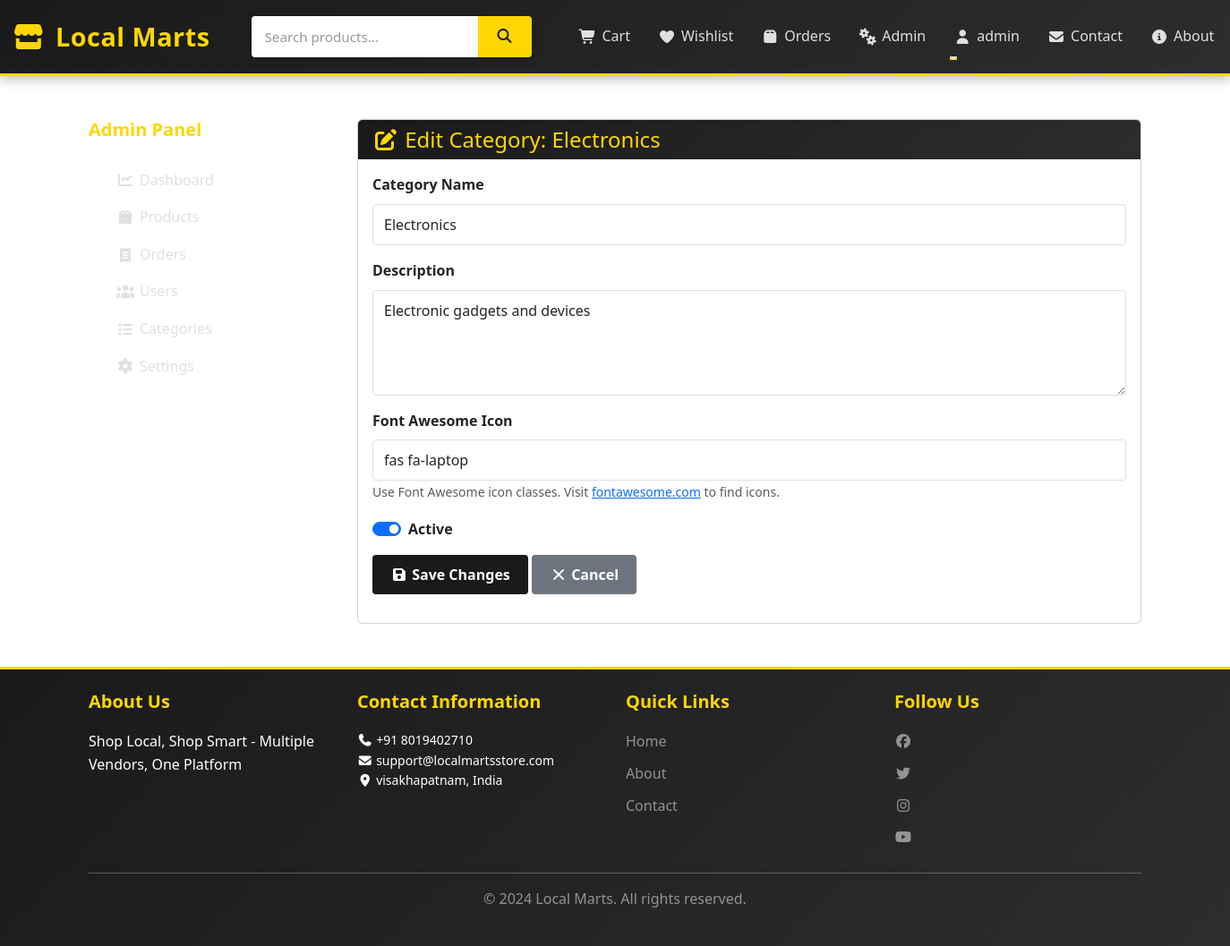
The page /admin/category/1/edit (signed in) on the database its author committed.
### app/models.py (models this page shows, shortened)
class User(UserMixin, db.Model):
    id = db.Column(db.Integer, primary_key=True)
    username = db.Column(db.String(80), unique=True, nullable=False)
    email = db.Column(db.String(120), unique=True, nullable=False)
    password_hash = db.Column(db.String(200), nullable=False)
    phone = db.Column(db.String(20))
    address = db.Column(db.Text)
    city = db.Column(db.String(50))
    country = db.Column(db.String(50))
    postal_code = db.Column(db.String(10))
    user_type = db.Column(db.String(20), default='buyer')  # buyer or seller
    is_admin = db.Column(db.Boolean, default=False)
    created_at = db.Column(db.DateTime, default=datetime.utcnow)
    orders = db.relationship('Order', backref='user', lazy=True, cascade='all, delete-orphan')
    cart_items = db.relationship('CartItem', backref='user', lazy=True, cascade='all, delete-orphan')
    wishlist_items = db.relationship('Wishlist', backref='user', lazy=True, cascade='all, delete-orphan')
    reviews = db.relationship('Review', backref='user', lazy=True, cascade='all, delete-orphan')

class Category(db.Model):
    id = db.Column(db.Integer, primary_key=True)
    name = db.Column(db.String(100), nullable=False, unique=True)
    description = db.Column(db.Text)
    icon = db.Column(db.String(100))
    display_order = db.Column(db.Integer, default=0)
    is_active = db.Column(db.Boolean, default=True)
    created_at = db.Column(db.DateTime, default=datetime.utcnow)

class Settings(db.Model):
    id = db.Column(db.Integer, primary_key=True)
    site_name = db.Column(db.String(200), default='Local Marts')
    tagline = db.Column(db.String(300), default='Shop Local, Shop Smart')
    contact_email = db.Column(db.String(120))
    contact_phone = db.Column(db.String(20))
    contact_address = db.Column(db.Text)
    contact_city = db.Column(db.String(100))
    contact_country = db.Column(db.String(100))
    contact_postal_code = db.Column(db.String(20))
    whatsapp_number = db.Column(db.String(20))
    map_url = db.Column(db.String(500))
    about_us = db.Column(db.Text)
    privacy_policy = db.Column(db.Text)
    terms_conditions = db.Column(db.Text)
    return_policy = db.Column(db.Text)
    shipping_policy = db.Column(db.Text)
    facebook_url = db.Column(db.String(300))
    instagram_url = db.Column(db.String(300))
    twitter_url = db.Column(db.String(300))
    linkedin_url = db.Column(db.String(300))
    youtube_url = db.Column(db.String(300))
    updated_at = db.Column(db.DateTime, default=datetime.utcnow, onupdate=datetime.utcnow)

### app/run.py (the view, shortened to what this page needs)
@app.route('/admin/category/<int:category_id>/edit', methods=['GET', 'POST'])
@admin_required
def edit_category(category_id):
    category = Category.query.get_or_404(category_id)
    return render_template('admin/edit_category.html', category=category)

### app/templates/admin/edit_category.html (shortened to what this page needs)
{% extends "base.html" %}
{% block content %}
<div class="container mt-5">
    <div class="row">
        <div class="col-md-3">
            <div class="admin-sidebar">
                <h5 class="mb-4" style="color: #FFD700; font-weight: 700;">Admin Panel</h5>
                <nav class="nav flex-column">
                    <a class="nav-link" href="{{ url_for('admin_dashboard') }}">
                        <i class="fas fa-chart-line"></i> Dashboard
                    </a>
                    <a class="nav-link" href="{{ url_for('admin_products') }}">
                        <i class="fas fa-box"></i> Products
                    </a>
                    <a class="nav-link" href="{{ url_for('admin_orders') }}">
                        <i class="fas fa-receipt"></i> Orders
                    </a>
                    <a class="nav-link" href="{{ url_for('admin_users') }}">
                        <i class="fas fa-users"></i> Users
                    </a>
                    <a class="nav-link active" href="{{ url_for('admin_categories') }}">
                        <i class="fas fa-list"></i> Categories
                    </a>
                    <a class="nav-link" href="{{ url_for('admin_settings') }}">
                        <i class="fas fa-cog"></i> Settings
                    </a>
                </nav>
            </div>
        </div>
        <div class="col-md-9">
            <div class="card">
                <div class="card-header" style="background: linear-gradient(135deg, #1a1a1a 0%, #2d2d2d 100%); color: #FFD700; border: none;">
                    <h4 class="mb-0"><i class="fas fa-edit"></i> Edit Category: {{ category.name }}</h4>
                </div>
                <div class="card-body">
                    <form method="POST">
                        <div class="mb-3">
                            <label class="form-label"><strong>Category Name</strong></label>
                            <input type="text" class="form-control" name="name" value="{{ category.name }}" required>
                        </div>
                        <div class="mb-3">
                            <label class="form-label"><strong>Description</strong></label>
                            <textarea class="form-control" name="description" rows="4">{{ category.description or '' }}</textarea>
                        </div>
                        <div class="mb-3">
                            <label class="form-label"><strong>Font Awesome Icon</strong></label>
                            <input type="text" class="form-control" name="icon" value="{{ category.icon or '' }}" placeholder="e.g., fas fa-star">
                            <small class="text-muted">Use Font Awesome icon classes. Visit <a href="https://fontawesome.com/icons" target="_blank">fontawesome.com</a> to find icons.</small>
                        </div>
                        <div class="mb-3">
                            <div class="form-check form-switch">
                                <input class="form-check-input" type="checkbox" id="is_active" name="is_active" {% if category.is_active %}checked{% endif %}>
                                <label class="form-check-label" for="is_active">
                                    <strong>Active</strong>
                                </label>
                            </div>
                        </div>
                        <div class="mb-3">
                            <button type="submit" class="btn btn-primary">
                                <i class="fas fa-save"></i> Save Changes
                            </button>
                            <a href="{{ url_for('admin_categories') }}" class="btn btn-secondary">
                                <i class="fas fa-times"></i> Cancel
                            </a>
                        </div>
                    </form>
                </div>
            </div>
        </div>
    </div>
</div>
{% endblock %}

### app/templates/base.html (shortened to what this page needs)
<!DOCTYPE html>
<html lang="en">
<head>
    <link href="https://cdn.jsdelivr.net/npm/bootstrap@5.3.0/dist/css/bootstrap.min.css" rel="stylesheet">
    <link rel="stylesheet" href="https://cdnjs.cloudflare.com/ajax/libs/font-awesome/7.0.1/css/all.min.css">
    <link rel="stylesheet" href="{{ url_for('static', filename='css/style.css') }}">
</head>
<body>
    <nav class="navbar navbar-expand-lg navbar-dark bg-dark sticky-top navbar-custom">
        <div class="container-fluid">
            <a class="navbar-brand" href="{{ url_for('index') }}">
                <i class="fas fa-store"></i> Local Marts
            </a>
            <div class="search-box">
                <form method="get" action="{{ url_for('index') }}">
                    <input type="text" name="search" placeholder="Search products..." value="{{ search or '' }}">
                    <button type="submit"><i class="fas fa-search"></i></button>
                </form>
            </div>
            <div class="collapse navbar-collapse" id="navbarNav">
                <ul class="navbar-nav ms-auto">
                    {% if current_user.is_authenticated %}
                        <li class="nav-item">
                            <a class="nav-link" href="{{ url_for('cart') }}">
                                <i class="fas fa-shopping-cart"></i> Cart
                            </a>
                        </li>
                        <li class="nav-item">
                            <a class="nav-link" href="{{ url_for('wishlist') }}">
                                <i class="fas fa-heart"></i> Wishlist
                            </a>
                        </li>
                        <li class="nav-item">
                            <a class="nav-link" href="{{ url_for('orders') }}">
                                <i class="fas fa-box"></i> Orders
                            </a>
                        </li>
                        {% if current_user.id == 1 %}
                            <li class="nav-item">
                                <a class="nav-link" href="{{ url_for('admin_dashboard') }}">
                                    <i class="fas fa-cogs"></i> Admin
                                </a>
                            </li>
                        {% endif %}
                        <li class="nav-item dropdown">
                            <a class="nav-link dropdown-toggle" href="#" id="userDropdown" role="button" data-bs-toggle="dropdown">
                                <i class="fas fa-user"></i> {{ current_user.username }}
                            </a>
                        </li>
                    {% endif %}
                    <li class="nav-item">
                        <a class="nav-link" href="{{ url_for('contact') }}">
                            <i class="fas fa-envelope"></i> Contact
                        </a>
                    </li>
                    <li class="nav-item">
                        <a class="nav-link" href="{{ url_for('about') }}">
                            <i class="fas fa-info-circle"></i> About
                        </a>
                    </li>
                </ul>
            </div>
        </div>
    </nav>
    <main class="container-fluid">
        {% block content %}{% endblock %}
    </main>
    <footer class="bg-dark text-white mt-5 py-4">
        <div class="container">
            <div class="row">
                <div class="col-md-3">
                    <h5>About Us</h5>
                    <p>{{ settings.tagline if settings else 'Shop Local, Shop Smart' }}</p>
                </div>
                <div class="col-md-3">
                    <h5>Contact Information</h5>
                    <ul class="list-unstyled small">
                        {% if settings %}
                            <li><i class="fas fa-phone"></i> {{ settings.contact_phone }}</li>
                            <li><i class="fas fa-envelope"></i> {{ settings.contact_email }}</li>
                            <li><i class="fas fa-map-marker-alt"></i> {{ settings.contact_city }}, {{ settings.contact_country }}</li>
                        {% endif %}
                    </ul>
                </div>
                <div class="col-md-3">
                    <h5>Quick Links</h5>
                    <ul class="list-unstyled">
                        <li><a href="{{ url_for('index') }}" class="text-white-50">Home</a></li>
                        <li><a href="{{ url_for('about') }}" class="text-white-50">About</a></li>
                        <li><a href="{{ url_for('contact') }}" class="text-white-50">Contact</a></li>
                    </ul>
                </div>
                <div class="col-md-3">
                    <h5>Follow Us</h5>
                    <div class="social-links">
                        {% if settings and settings.facebook_url %}
                            <a href="{{ settings.facebook_url }}" target="_blank" class="text-white-50"><i class="fab fa-facebook"></i></a>
                        {% endif %}
                        {% if settings and settings.twitter_url %}
                            <a href="{{ settings.twitter_url }}" target="_blank" class="text-white-50"><i class="fab fa-twitter"></i></a>
                        {% endif %}
                        {% if settings and settings.instagram_url %}
                            <a href="{{ settings.instagram_url }}" target="_blank" class="text-white-50"><i class="fab fa-instagram"></i></a>
                        {% endif %}
                        {% if settings and settings.youtube_url %}
                            <a href="{{ settings.youtube_url }}" target="_blank" class="text-white-50"><i class="fab fa-youtube"></i></a>
                        {% endif %}
                    </div>
                </div>
            </div>
            <hr>
            <div class="text-center text-white-50">
                <p>&copy; 2024 Local Marts. All rights reserved.</p>
            </div>
        </div>
    </footer>
</body>
</html>

### rows shown on the page
User: username "admin"
Category: name "Electronics", description "Electronic gadgets and devices", icon "fas fa-laptop", is_active "☑"
Settings: tagline "Shop Local, Shop Smart - Multiple Vendors, One Platform", contact_phone "+91 8019402710", contact_email "support@localmartsstore.com", contact_city "visakhapatnam", contact_country "India"
